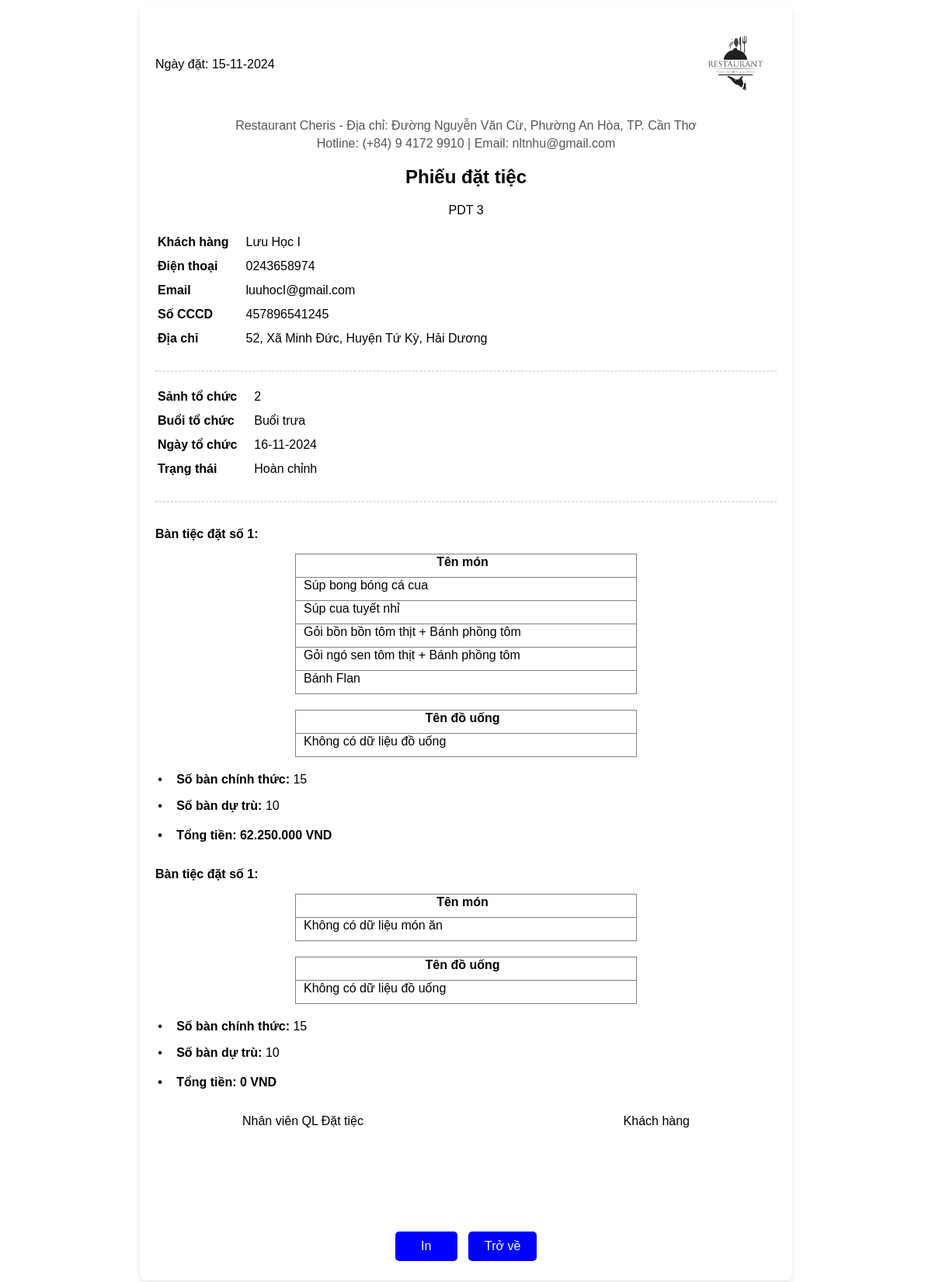
Screenshot of /content/phieudattiec/chi-tiet.php?sopdt=3 with the database file from the repository.
### tables this page shows
CREATE TABLE `phieudattiec` (
  `sopdt` int(11) NOT NULL,
  `sohd` int(11) NOT NULL,
  `makh` int(11) NOT NULL,
  `stt_sanh` int(11) NOT NULL,
  `mabuoi` int(11) NOT NULL,
  `malt` int(11) NOT NULL,
  `ma_ctkm` int(11) NOT NULL,
  `ngaydat` varchar(255) NOT NULL,
  `ngaytochuc` varchar(255) NOT NULL,
  `trangthai` varchar(255) NOT NULL,
  `tiencoc` int(11) NOT NULL,
  `tiengiamgia` int(11) NOT NULL
);

CREATE TABLE `khachhang` (
  `makh` int(11) NOT NULL,
  `hoten` varchar(255) NOT NULL,
  `sodt` varchar(20) NOT NULL,
  `email` varchar(255) NOT NULL,
  `socccd` varchar(20) NOT NULL,
  `ngaycap` date NOT NULL,
  `noicap` varchar(255) NOT NULL,
  `so_nha` varchar(50) NOT NULL,
  `tinh_thanhpho` int(11) NOT NULL,
  `quan_huyen` int(11) NOT NULL,
  `phuong_xa` int(11) NOT NULL
);

CREATE TABLE `phuong_xa` (
  `mapx` int(11) NOT NULL,
  `ma_qh` int(11) NOT NULL,
  `tenpx` varchar(255) NOT NULL
);

CREATE TABLE `quan_huyen` (
  `maqh` int(11) NOT NULL,
  `ma_tinhtp` int(11) NOT NULL,
  `tenqh` varchar(255) NOT NULL
);

CREATE TABLE `tinh_thanhpho` (
  `matinhtp` int(11) NOT NULL,
  `ten_tinhtp` varchar(255) NOT NULL
);

CREATE TABLE `buoi` (
  `MABUOI` int(10) NOT NULL,
  `TENBUOI` varchar(255) NOT NULL,
  `GIOBD` char(10) NOT NULL,
  `GIOKT` char(10) NOT NULL
);

CREATE TABLE `bantiecdat` (
  `stt_btd` int(11) NOT NULL,
  `ten_btd` varchar(100) NOT NULL,
  `gia_btd` int(11) NOT NULL
);

CREATE TABLE `dattiec` (
  `sopdt` int(11) NOT NULL,
  `stt_btd` int(11) NOT NULL,
  `soban_chinhthuc` int(11) NOT NULL,
  `soban_dutru` int(11) DEFAULT 0,
  `soban_sudung` int(11) DEFAULT 0
);

### content/phieudattiec/chi-tiet.php (the view, shortened to what this page needs)
<?php
$servername = "localhost";
$username = "root";
$password = "";
$dbname = "tochuctiec";
$conn = new mysqli($servername, $username, $password, $dbname);
$sopdt = isset($_GET['sopdt']) ? $_GET['sopdt'] : null;
if ($sopdt) {
    $sql = "SELECT
                p.*,
                k.hoten, k.sodt, k.so_nha, k.email, k.socccd, px.tenpx, qh.tenqh, tt.ten_tinhtp,b.TENBUOI
            FROM phieudattiec p
            LEFT JOIN khachhang k ON p.makh = k.makh
            LEFT JOIN phuong_xa px ON k.phuong_xa = px.mapx
            LEFT JOIN quan_huyen qh ON k.quan_huyen = qh.maqh
            LEFT JOIN tinh_thanhpho tt ON k.tinh_thanhpho = tt.matinhtp
            LEFT JOIN buoi b ON p.mabuoi = b.MABUOI
            WHERE p.sopdt = ?";
    $stmt = $conn->prepare($sql);
    $stmt->bind_param('s', $sopdt);
    $stmt->execute();
    $result = $stmt->get_result();
    $data = $result->fetch_assoc();
} else {
    echo "Không tìm thấy mã phiếu!";
    exit;
}
?>
<!DOCTYPE html>
<html lang="vi">
<head>
    <link rel="stylesheet" href="css2/menu.css">
</head>
<body>
    <div class="invoice-container">
        <div class="invoice-header-content" style="display: flex;justify-content: space-between; align-items: center;">
            <div>
            <?php if ($data): ?>
                <tr>
                    <th>Ngày đặt: </th>
                    <td><?= htmlspecialchars(date('d-m-Y', strtotime($data['ngaydat']))) ?></td>
                </tr>
            </div>
            <div>
                <img src="img/logo.png" style="width: 105px; height:105px" alt="Restaurant Logo">
            </div>
        </div>
        <div class="invoice-header" style="margin-top: 1rem;">
            <p>Restaurant Cheris - Địa chỉ: Đường Nguyễn Văn Cừ, Phường An Hòa, TP. Cần Thơ</p>
            <p>Hotline: (+84) 9 4172 9910 | Email: nltnhu@gmail.com</p>
            <h2>Phiếu đặt tiệc</h2>
            <tr>
                <th>PDT</th>
                <td><?= htmlspecialchars($data['sopdt']) ?></td>
            </tr>
            <?php else: ?>
                <p>Không tìm thấy thông tin phiếu.</p>
            <?php endif; ?>
        </div>
        <div class="invoice-details">
            <?php if ($data): ?>
                <table>
                    <tr>
                        <th>Khách hàng</th>
                        <td><?= htmlspecialchars($data['hoten']) ?></td>
                    </tr>
                    <tr>
                        <th>Điện thoại</th>
                        <td><?= htmlspecialchars($data['sodt']) ?></td>
                    </tr>
                    <tr>
                        <th>Email</th>
                        <td><?= htmlspecialchars($data['email']) ?></td>
                    </tr>
                    <tr>
                        <th>Số CCCD</th>
                        <td><?= htmlspecialchars($data['socccd']) ?></td>
                    </tr>
                    <tr>
                        <th>Địa chỉ</th>
                        <td>
                            <?= htmlspecialchars($data['so_nha']) ?>,
                            <?= htmlspecialchars($data['tenpx']) ?>,
                            <?= htmlspecialchars($data['tenqh']) ?>,
                            <?= htmlspecialchars($data['ten_tinhtp']) ?>
                        </td>
                    </tr>
                </table>
        </div>
        <hr style="border: 1px dashed #ddd; margin: 20px 0;">
        <div class="invoice-items">
            <table>
                <tr>
                    <th>Sảnh tổ chức</th>
                    <td><?= htmlspecialchars($data['stt_sanh']) ?></td>
                </tr>
                <tr>
                    <th>Buổi tổ chức</th>
                    <td><?= htmlspecialchars($data['TENBUOI']) ?></td>
                </tr>
                <tr>
                    <th>Ngày tổ chức</th>
                    <td><?= htmlspecialchars(date('d-m-Y', strtotime($data['ngaytochuc']))) ?></td>
                </tr>
                <tr>
                    <th>Trạng thái</th>
                    <td><?= htmlspecialchars($data['trangthai']) ?></td>
                </tr>
            </table>
            <hr style="border: 1px dashed #ddd; margin: 20px 0;">
            <div class="invoice-items">
            <div class="invoice-section">
<?php
$sqlDatTiec = "
    SELECT DISTINCT stt_btd
    FROM dattiec
    WHERE sopdt = ?";
$stmtDatTiec = $conn->prepare($sqlDatTiec);
$stmtDatTiec->bind_param('s', $sopdt);
$stmtDatTiec->execute();
$resultDatTiec = $stmtDatTiec->get_result();
if ($resultDatTiec->num_rows > 0) {
    while ($dataDatTiec = $resultDatTiec->fetch_assoc()) {
        $sqlBanTiecDat = "
            SELECT ten_btd
            FROM bantiecdat
            WHERE stt_btd = ?";
        $stmtBanTiecDat = $conn->prepare($sqlBanTiecDat);
        $stmtBanTiecDat->bind_param('i', $dataDatTiec['stt_btd']);
        $stmtBanTiecDat->execute();
        $resultBanTiecDat = $stmtBanTiecDat->get_result();
        $dataBanTiecDat = $resultBanTiecDat->fetch_assoc();
        $sqlDatTiecInfo = "
            SELECT soban_chinhthuc, soban_dutru, soban_sudung
            FROM dattiec
            WHERE sopdt = ? AND stt_btd = ?";
        $stmtDatTiecInfo = $conn->prepare($sqlDatTiecInfo);
        $stmtDatTiecInfo->bind_param('si', $sopdt, $dataDatTiec['stt_btd']);
        $stmtDatTiecInfo->execute();
        $resultDatTiecInfo = $stmtDatTiecInfo->get_result();
        ?>
        <div class="invoice-section">
            <p style="margin-top:2rem"><strong> <?= htmlspecialchars($dataBanTiecDat['ten_btd']) ?>:</strong></p>
        <table border="1" style=" width: 55%;
            margin: 0 auto; /* Căn giữa bảng theo chiều ngang */
            margin-top: 0px; /* Khoảng cách từ phía trên */
            border-collapse: collapse;
            justify-items: center;">
            <tr>
                <th style="width: 19rem; text-align: center;">Tên món</th>
            </tr>
            <?php
            $sqlDatMon = "
                SELECT DISTINCT monan.ten_ma
                FROM datmon
                JOIN monan ON datmon.MA_MA = monan.ma_ma
                JOIN bantiec_mon ON bantiec_mon.MA_MA = datmon.MA_MA  -- Kết nối giữa bantiec_mon và datmon qua MA_MA
                JOIN bantiecdat ON bantiecdat.stt_btd = bantiec_mon.STT_BTD  -- Kết nối bantiec_mon và bantiecdat qua STT_BTD
                WHERE bantiecdat.stt_btd = ?";
            $stmtDatMon = $conn->prepare($sqlDatMon);
            $stmtDatMon->bind_param('i', $dataDatTiec['stt_btd']);
            $stmtDatMon->execute();
            $resultDatMon = $stmtDatMon->get_result();
            if ($resultDatMon->num_rows > 0) {
                while ($row = $resultDatMon->fetch_assoc()) {
                    echo "<tr>
                        <td>" . htmlspecialchars($row['ten_ma']) . "</td>
                    </tr>";
                }
            } else {
                echo "<tr><td colspan='1'>Không có dữ liệu món ăn</td></tr>";
            }
            ?>
        </table>
<table border="1" style="width: 55%;
    margin: 0 auto; /* Căn giữa bảng theo chiều ngang */
    margin-top: 20px; /* Khoảng cách từ bảng trên */
    border-collapse: collapse;
    justify-items: center;">
    <tr>
        <th style="width: 19rem; text-align: center;">Tên đồ uống</th>
    </tr>
    <?php
    $sqlDatDouong = "
        SELECT DISTINCT douong.ten_du
        FROM datdouong
        JOIN douong ON datdouong.ma_du = douong.ma_du -- Kết nối với bảng douong qua ma_du
        JOIN dattiec ON datdouong.sopdt = dattiec.sopdt -- Kết nối datdouong và dattiec qua sopdt
        JOIN bantiecdat ON dattiec.stt_btd = bantiecdat.stt_btd -- Kết nối dattiec và bantiecdat qua stt_btd
        WHERE bantiecdat.stt_btd = ?";
    $stmtDatDouong = $conn->prepare($sqlDatDouong);
    $stmtDatDouong->bind_param('i', $dataDatTiec['stt_btd']);
    $stmtDatDouong->execute();
    $resultDatDouong = $stmtDatDouong->get_result();
    if ($resultDatDouong->num_rows > 0) {
        while ($row = $resultDatDouong->fetch_assoc()) {
            echo "<tr>
                <td>" . htmlspecialchars($row['ten_du']) . "</td>
            </tr>";
        }
    } else {
        echo "<tr><td colspan='1'>Không có dữ liệu đồ uống</td></tr>";
    }
    ?>
</table>
        <div class="invoice-details" style="text-align: left; margin-top: 20px;">
            <?php
            if ($resultDatTiecInfo->num_rows > 0) {
                while ($row = $resultDatTiecInfo->fetch_assoc()) {
                    echo "
                    <div style='margin-bottom: 10px; margin-left: 1.7rem'>
                        <p style='position: relative;'>
                            <span style='position: absolute; left: -1.5rem;'>•</span>
                            <strong style='font-weight: bold;'>Số bàn chính thức:</strong> " . htmlspecialchars($row['soban_chinhthuc']) . "
                        </p>
                        <p style='position: relative;'>
                            <span style='position: absolute; left: -1.5rem;'>•</span>
                            <strong style='font-weight: bold;'>Số bàn dự trù:</strong> " . htmlspecialchars($row['soban_dutru'] ?? 'N/A') . "
                        </p>
                    </div>";
                }
            } else {
                echo "<p>Không có dữ liệu bàn tiệc</p>";
            }
            ?>
        </div>
        <div style="text-align: left; margin-top: 20px; font-weight: bold;">
            <?php
            $sqlGiaBTD = "SELECT gia_btd FROM bantiecdat WHERE stt_btd = ?";
            $stmtGiaBTD = $conn->prepare($sqlGiaBTD);
            $stmtGiaBTD->bind_param('i', $dataDatTiec['stt_btd']);
            $stmtGiaBTD->execute();
            $resultGiaBTD = $stmtGiaBTD->get_result();
            if ($resultGiaBTD->num_rows > 0) {
                $rowGiaBTD = $resultGiaBTD->fetch_assoc();
                $giaBTD = $rowGiaBTD['gia_btd'];
            } else {
                $giaBTD = 0;
            }
            $sqlSoBan = "SELECT soban_chinhthuc, soban_dutru FROM dattiec WHERE stt_btd = ?";
            $stmtSoBan = $conn->prepare($sqlSoBan);
            $stmtSoBan->bind_param('i', $dataDatTiec['stt_btd']);
            $stmtSoBan->execute();
            $resultSoBan = $stmtSoBan->get_result();
            if ($resultSoBan->num_rows > 0) {
                $rowSoBan = $resultSoBan->fetch_assoc();
                $sobanChinhThuc = $rowSoBan['soban_chinhthuc'];
                $sobanDuTru = $rowSoBan['soban_dutru'];
            } else {
                $sobanChinhThuc = 0;
                $sobanDuTru = 0;
            }
            $tongSoBan = $sobanChinhThuc + $sobanDuTru;
            $tongTien = $giaBTD * $tongSoBan;
            ?>
            <p style='position: relative; margin-left: 1.7rem;'>
                            <span style='position: absolute; left: -1.5rem;'>•</span>Tổng tiền: <?php echo number_format($tongTien, 0, ',', '.'); ?> VND</p>
        </div>
        </div>
    <?php
    }
} else {
    echo "Không có dữ liệu bàn tiệc cho SOPDT này.";
}
?>
  </div>
        <?php else: ?>
            <p>Không tìm thấy thông tin phiếu.</p>
        <?php endif; ?>
        <div class="invoice-footer2" style="display:flex; justify-content: space-between; margin-bottom: 7rem; ">
            <p style="text-align: left; margin-left: 7rem;">Nhân viên QL Đặt tiệc</p>
            <p style="text-align: right; margin-right: 7rem;">Khách hàng</p>
        </div>
        <div class="invoice-footer">
            <button class="button" onclick="window.print();">In</button>
            <button class="button back-button" onclick="window.history.back();">Trở về</button>
        </div>
    </div>
</body>
</html>

### content/phieudattiec/chi-tiet.php (style rules this page uses)
body { font-family: Arial, sans-serif; }
.invoice-container { max-width: 800px; margin: 0 auto; background: #fff; padding: 20px; border-radius: 8px; box-shadow: 0 4px 8px rgba(0, 0, 0, 0.1); }
.invoice-header { text-align: center; margin-bottom: 20px; }
.invoice-header p { margin: 5px 0; color: #555; }
.invoice-details { margin-bottom: 20px; }
.invoice-details th { text-align: left; padding-bottom: 10px; padding-right: 10px; }
.invoice-details td { padding-bottom: 10px; padding-left: 10px; }
.invoice-items th { text-align: left; padding-bottom: 10px; padding-right: 10px; }
.invoice-items td { padding-bottom: 10px; padding-left: 10px; }
.invoice-footer { text-align: center; margin-top: 20px; }
.button { padding: 10px 20px; font-size: 16px; cursor: pointer; margin: 5px; border: none; border-radius: 5px; background-color: #0000FF; color: white; width: 5rem; }
.back-button { background-color: #0000FF; width: 5.5rem; }

### rows the page displays
phieudattiec: ngaydat "15-11-2024", sopdt "3", makh.hoten "Lưu Học I", makh.sodt "0243658974", makh.email "luuhocI@gmail.com", makh.socccd "457896541245", makh.so_nha "52", phuong_xa.tenpx "Xã Minh Đức", quan_huyen.tenqh "Huyện Tứ Kỳ", tinh_thanhpho.ten_tinhtp "Hải Dương", stt_sanh "2", mabuoi.TENBUOI "Buổi trưa", ngaytochuc "16-11-2024", trangthai "Hoàn chỉnh"
bantiecdat: ten_btd "Bàn tiệc đặt số 1", gia_btd.soban_dutru "62.250.000"
dattiec: soban_chinhthuc "15", soban_dutru "10"
bantiecdat: ten_btd "Bàn tiệc đặt số 1", gia_btd "0"
dattiec: soban_chinhthuc "15", soban_dutru "10"

### other values shown
$row['ten_ma'] "Súp bong bóng cá cua"
$row['ten_ma'] "Súp cua tuyết nhỉ"
$row['ten_ma'] "Gỏi bồn bồn tôm thịt + Bánh phồng tôm"
$row['ten_ma'] "Gỏi ngó sen tôm thịt + Bánh phồng tôm"
$row['ten_ma'] "Bánh Flan"
